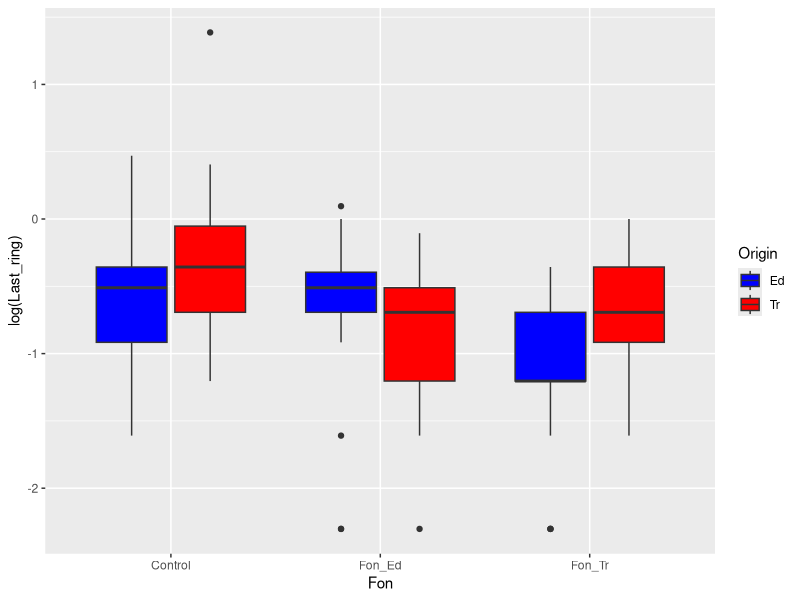

The R script that drew this image: (Note: this script raises an error after producing the figure.)
library(ggplot2)
library(readxl)
library(dplyr)



myt_aq <- read_excel("Data/Mytred_2020_growth.xlsx", sheet = "Growth for STAT", na = "NA")
str(myt_aq)


myt_aq$Origin <- ifelse(myt_aq$Species == "Edulis", "Ed", "Tr")

myt_aq_full <- myt_aq %>% filter(!is.na(Init.Size)) %>% filter(Status == "Alive")



myt_fon <- read_excel("Data/Mytred_2020_growth.xlsx", sheet = "Background mussels", na = "NA")

myt_fon <- myt_fon %>% mutate(Prop_T = T_alive/(T_alive + E_alive))


myt <- merge(myt_aq_full, myt_fon, by = "Cage")

myt <- myt %>% filter(!is.na(Last_ring))

is.na(myt$Last_ring)




# Прирост от последнего кольца первичные данные
ggplot(myt_aq_full, aes(x = Fon, y = log(Last_ring), fill = Origin)) + 
  geom_boxplot() +
  scale_fill_manual(values = c("blue", "red"))

Mod_growth <- lm(Last_ring ~ Prop_T*Origin + Init.Size, data = myt)

# plot(Mod_growth)

summary(Mod_growth)


myt_aq_full %>% filter(Fon == "Control") %>% group_by(Origin) %>% summarise(Mean_last_ring = mean(Last_ring, na.rm = T))

ggplot(myt, aes(x = Prop_T, y = log(Last_ring + 1), color = Origin)) + 
  geom_point() +
  scale_color_manual(values = c("blue", "red")) + geom_smooth(method = "lm") + geom_hline(yintercept = )
